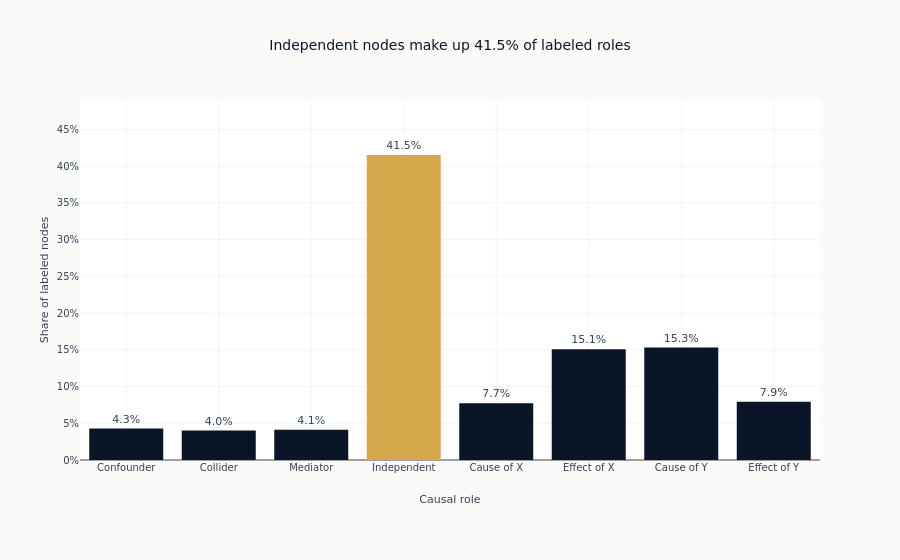

Write notebook code for a chart like this one.
### Markdown cell above
## 9. Visual Evidence

### The Simulator Is Imbalanced

Balanced accuracy is the appropriate score because independent nodes are much more frequent than
several directional roles. Raw accuracy would let the largest category dominate.

### Code cell
category_tick_labels = [
    "Confounder",
    "Collider",
    "Mediator",
    "Independent",
    "Cause of X",
    "Effect of X",
    "Cause of Y",
    "Effect of Y",
]
category_compact_labels = [
    "Conf.",
    "Coll.",
    "Med.",
    "Indep.",
    "Cause X",
    "Effect X",
    "Cause Y",
    "Effect Y",
]
category_shares = label_counts / label_counts.sum()
largest_category = int(np.argmax(category_shares))

fig = go.Figure(
    go.Bar(
        x=category_tick_labels,
        y=category_shares,
        marker_color=[
            COLORS["amber"] if i == largest_category else COLORS["blue"]
            for i in range(len(category_tick_labels))
        ],
        text=[f"{share:.1%}" for share in category_shares],
        textposition="outside",
    )
)
fig.update_layout(
    title=(
        f"{category_tick_labels[largest_category]} nodes make up "
        f"{category_shares[largest_category]:.1%} of labeled roles"
    ),
    xaxis_title="Causal role",
    yaxis_title="Share of labeled nodes",
    yaxis=dict(range=[0, max(category_shares) * 1.18], tickformat=".0%"),
    margin=dict(b=100),
    showlegend=False,
)
fig.show()

### Figure 1 — Plotly figure (JSON) as saved in the notebook; plotly's stock layout.template omitted (floating-point values rounded to 4 significant figures)
{"data": [{"marker": {"color": ["#0a1628", "#0a1628", "#0a1628", "#D4A84B", "#0a1628", "#0a1628", "#0a1628", "#0a1628"]}, "text": ["4.3%", "4.0%", "4.1%", "41.5%", "7.7%", "15.1%", "15.3%", "7.9%"], "textposition": "outside", "type": "bar", "x": ["Confounder", "Collider", "Mediator", "Independent", "Cause of X", "Effect of X", "Cause of Y", "Effect of Y"], "y": [0.0428, 0.04012, 0.04113, 0.4154, 0.07713, 0.1509, 0.153, 0.07947]}], "layout": {"margin": {"b": 100}, "showlegend": false, "title": {"text": "Independent nodes make up 41.5% of labeled roles"}, "xaxis": {"title": {"text": "Causal role"}}, "yaxis": {"range": [0, 0.4902], "tickformat": ".0%", "title": {"text": "Share of labeled nodes"}}}}
